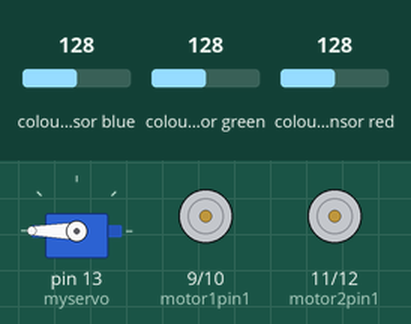
Simulated run of this sketch. Board: Arduino Uno, built with avr-gcc and run on an emulated ATmega328P. Shown: servo, motor-driver pin pairs drawn as motors (green arrow = first pin HIGH = forward, orange = second pin HIGH = backward, longer = more drive). Wiring (inferred from the names in the program): TCS3200 colour sensor: output pin 6; S2 pin 4; S3 pin 5; S0 pin 2; S1 pin 3. Inputs (shaded band) come from the test bench; at power-on: colour sensor green 128, colour sensor blue 128, colour sensor red 128. What the sketch prints to the serial monitor is not drawn.

Above: at 0.15 s.
At 1.2 s:
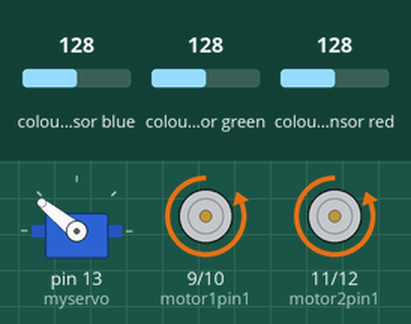
1.3 s: colour sensor green set to 5
4.3 s: colour sensor blue set to 5
7.3 s: colour sensor red set to 5
Timing chart, 0 to 10.3 s (numbered marks = the images above; inputs shaded):
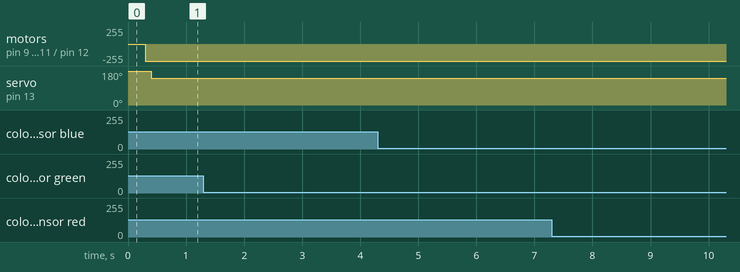

Measured:
- after the input at 1.3 s, every drawn part: stays the same
- after the input at 4.3 s, every drawn part: stays the same
- after the input at 7.3 s, every drawn part: stays the same

The sketch:

challenge1.ino
```cpp
/*********
  functionality attributed to:
  Rui Santos
  Complete project details at https://randomnerdtutorials.com

  logic made by us :>
*********/
//CHALLENGE 1 CODE
#include <Servo.h>
Servo myservo;

// TCS230 or TCS3200 pins wiring to Arduino
#define S0 2
#define S1 3
#define S2 4
#define S3 5
#define sensorOut 6
#define BLACK_THRESHOLD 2000


int motor1pin1 = 9;
int motor1pin2 = 10;
int motor2pin1 = 11;
int motor2pin2 = 12;


int servo = 13;
int pos = 0;
float startT2, startT1, t1, t2;

// Stores frequency read by the photodiodes
int redFrequency = 0;
int greenFrequency = 0;
int blueFrequency = 0;
String currentColour = "";
int counter = 0;
int counterRed = 0;
int counterBlue = 0;
int counterGreen = 0;
int initial_triangle = 1;

// Stores the red. green and blue colors
int redColor = 0;
int greenColor = 0;
int blueColor = 0;

void crabGrab() {
  myservo.writeMicroseconds(4000);
}

void setup() {
  pinMode(motor1pin1, OUTPUT);
  pinMode(motor1pin2, OUTPUT);
  pinMode(motor2pin1, OUTPUT);
  pinMode(motor2pin2, OUTPUT);
  // Setting the outputs
  pinMode(S0, OUTPUT);
  pinMode(S1, OUTPUT);
  pinMode(S2, OUTPUT);
  pinMode(S3, OUTPUT);

  // Setting the sensorOut as an input
  pinMode(sensorOut, INPUT);

  // Setting frequency scaling to 20%
  digitalWrite(S0,HIGH);
  digitalWrite(S1,LOW);

  // Begins serial communication
  Serial.begin(9600);

  myservo.attach(13);  // attaches the servo on pin 13 to the servo object
  myservo.writeMicroseconds(2000);;
  crabGrab();
}

void crabDrop() {
  myservo.writeMicroseconds(2000);
}

void stop() {
  digitalWrite(motor2pin1, LOW);
  digitalWrite(motor2pin2, LOW);

  digitalWrite(motor1pin1, LOW);
  digitalWrite(motor1pin2, LOW);
  delay(1000);
}

void angleturn(int angle) {
  digitalWrite(motor1pin1, LOW);
  digitalWrite(motor1pin2, HIGH);
  float timeturn = angle*(1250/(3.141592/2));
  delay(timeturn); // 1250 = pi/2
  stop();
}

void turnRight() {
  // Turns the left wheel
  digitalWrite(motor1pin1, LOW);
  digitalWrite(motor1pin2, HIGH);
  delay(1250);
  stop();
}

void turnLeft() {
  digitalWrite(motor2pin1, LOW);
  digitalWrite(motor2pin2, HIGH);
  delay(1250);
  stop();
}

void goBackward() {
  digitalWrite(motor2pin1, HIGH);
  digitalWrite(motor2pin2, LOW);

  digitalWrite(motor1pin1, HIGH);
  digitalWrite(motor1pin2, LOW);
  delay(1000);
}

void goForward() {
  digitalWrite(motor2pin1, LOW);
  digitalWrite(motor2pin2, HIGH);

  digitalWrite(motor1pin1, LOW);
  digitalWrite(motor1pin2, HIGH);
  delay(100);
  }

float angle(float t1, float t2) {
  float turnAngle = atan(t1/t2);
  return turnAngle;
}

float middle(float t1, float t2){
  float dist = sqrt(pow(t1,2)+pow(t2,2))/2;
  return dist;
}

void rgb_count(){
  // Checks the current detected color and prints
  // a message in the serial monitor
  if(redColor > greenColor && redColor > blueColor){
    // if different colour than consensus start counting
    if(currentColour != "Red"){
      if(counterRed < 3){
        counterRed += 1;
      }
      else{
        counterRed = 0;
        Serial.print("Colour change to red");
        currentColour = "Red";
        counter += 1;
      }
    }
  }
  else if(greenColor > redColor && greenColor > blueColor){
    // if different colour than consensus start counting
    if(currentColour != "Green"){
      if(counterGreen < 3){
        counterGreen += 1;
      }
      else{
        counterGreen = 0;
        Serial.print("Colour change to green");
        currentColour = "Green";
        counter += 1;
      }
    }
  }
  else if(blueColor > redColor && blueColor > greenColor){
    // if different colour than consensus start counting
    if(currentColour != "Blue"){
      if(counterBlue < 3){
        counterBlue += 1;
      }
      else{
        counterBlue = 0;
        Serial.print("Colour change to blue");
        currentColour = "Blue";
        counter += 1;
      }
    }
  }

  if(counter == 5){
    // stop motor
    stop();
    Serial.println("stop!!!!!");
  }
}

void check_colour(){
  if(redColor > greenColor && redColor > blueColor){
    Serial.println("Red");
  }
  else if(greenColor > redColor && greenColor > blueColor){
    Serial.println("Green");
  }
  else if(blueColor > redColor && blueColor > greenColor){
    Serial.println("Blue");
}
}

void loop() {
  if (greenColor > BLACK_THRESHOLD && blueColor > BLACK_THRESHOLD){
    Serial.println("Black");
  }
  // Setting RED (R) filtered photodiodes to be read
  digitalWrite(S2,LOW);
  digitalWrite(S3,LOW);

  // Reading the output frequency
  redFrequency = pulseIn(sensorOut, LOW);
  // Remaping the value of the RED (R) frequency from 0 to 255
  // You must replace with your own values. Here's an example:
  // redColor = map(redFrequency, 70, 120, 255,0);
  redColor = map(redFrequency, 180, 600, 255, 0);

  // Printing the RED (R) value
  // Serial.print("R = ");
  // Serial.print(redColor);
  delay(100);

  // Setting GREEN (G) filtered photodiodes to be read
  digitalWrite(S2,HIGH);
  digitalWrite(S3,HIGH);

  // Reading the output frequency
  greenFrequency = pulseIn(sensorOut, LOW);
  // Remaping the value of the GREEN (G) frequency from 0 to 255
  // You must replace with your own values. Here's an example:
  // greenColor = map(greenFrequency, 100, 199, 255, 0);
  greenColor = map(greenFrequency, 310, 700, 255, 0);

  // Printing the GREEN (G) value
  // Serial.print(" G = ");
  // Serial.print(greenColor);
  delay(100);

  // Setting BLUE (B) filtered photodiodes to be read
  digitalWrite(S2,LOW);
  digitalWrite(S3,HIGH);

  // Reading the output frequency
  blueFrequency = pulseIn(sensorOut, LOW);
  // Remaping the value of the BLUE (B) frequency from 0 to 255
  // You must replace with your own values. Here's an example:
  // blueColor = map(blueFrequency, 38, 84, 255, 0);
  blueColor = map(blueFrequency, 210, 670, 255, 0);

  // Printing the BLUE (B) value
  // Serial.print(" B = ");
  // Serial.print(blueColor);
  delay(100);
  if(initial_triangle == 1){
    if (redFrequency > 450 && greenColor > BLACK_THRESHOLD && blueColor > BLACK_THRESHOLD) {
      Serial.println("Black color detected!");
      goForward();
      // move forward
    }
    else{
      initial_triangle = 2;
      startT1 = millis();
    }
  }
  // inside coloured circle
  if(initial_triangle == 2){
    if (redFrequency < 450 || greenColor < BLACK_THRESHOLD || blueColor < BLACK_THRESHOLD) {
      // move forward
      goForward();
    }
    else{
      t1 = millis() - startT1;
      // move back a little?
      // turn 90 degrees counterclockwise
      goBackward();
      delay(500);
      turnLeft();
      initial_triangle = 3;
      startT2 = millis();
    }
  }
  //NOTE: ensure that rover moves back into a colour detecting area
  // inside coloured circle again
  if(initial_triangle == 3){
    if (redFrequency < 450 || greenColor < BLACK_THRESHOLD || blueColor < BLACK_THRESHOLD) {
      // move forward
      goForward();
    }
    else{
      float t2 = millis() - startT2;
      // move back a little
      // turn 45 degrees counter clockwise
      goBackward();
      delay(500);
      angleturn(angle(t1, t2));
      initial_triangle = 4;
      }
    }
  else{
    rgb_count();
    crabDrop();
  }
}
```
